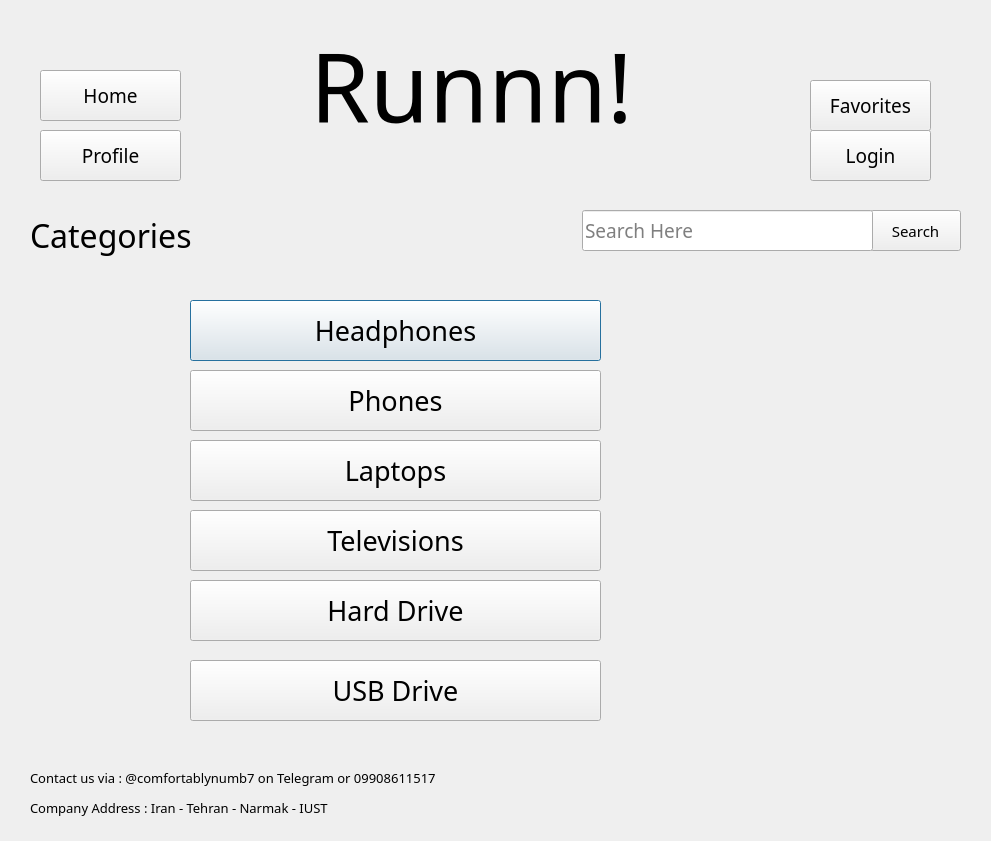
<?xml version="1.0" encoding="UTF-8"?>
<ui version="4.0">
 <class>Runnn</class>
 <widget class="QDialog" name="Runnn">
  <property name="geometry">
   <rect>
    <x>0</x>
    <y>0</y>
    <width>991</width>
    <height>841</height>
   </rect>
  </property>
  <property name="font">
   <font>
    <family>Pristina</family>
    <pointsize>14</pointsize>
   </font>
  </property>
  <property name="windowTitle">
   <string>Dialog</string>
  </property>
  <widget class="QPushButton" name="HeadphonesButton">
   <property name="geometry">
    <rect>
     <x>190</x>
     <y>300</y>
     <width>411</width>
     <height>61</height>
    </rect>
   </property>
   <property name="font">
    <font>
     <family>Cooper Black</family>
     <pointsize>20</pointsize>
    </font>
   </property>
   <property name="text">
    <string>Headphones</string>
   </property>
  </widget>
  <widget class="QPushButton" name="PhonesButton">
   <property name="geometry">
    <rect>
     <x>190</x>
     <y>370</y>
     <width>411</width>
     <height>61</height>
    </rect>
   </property>
   <property name="font">
    <font>
     <family>Cooper Black</family>
     <pointsize>20</pointsize>
    </font>
   </property>
   <property name="text">
    <string>Phones</string>
   </property>
  </widget>
  <widget class="QPushButton" name="LaptopsButton">
   <property name="geometry">
    <rect>
     <x>190</x>
     <y>440</y>
     <width>411</width>
     <height>61</height>
    </rect>
   </property>
   <property name="font">
    <font>
     <family>Cooper Black</family>
     <pointsize>20</pointsize>
    </font>
   </property>
   <property name="text">
    <string>Laptops</string>
   </property>
  </widget>
  <widget class="QPushButton" name="TVButton">
   <property name="geometry">
    <rect>
     <x>190</x>
     <y>510</y>
     <width>411</width>
     <height>61</height>
    </rect>
   </property>
   <property name="font">
    <font>
     <family>Cooper Black</family>
     <pointsize>20</pointsize>
    </font>
   </property>
   <property name="text">
    <string>Televisions</string>
   </property>
  </widget>
  <widget class="QPushButton" name="HardButton">
   <property name="geometry">
    <rect>
     <x>190</x>
     <y>580</y>
     <width>411</width>
     <height>61</height>
    </rect>
   </property>
   <property name="font">
    <font>
     <family>Cooper Black</family>
     <pointsize>20</pointsize>
    </font>
   </property>
   <property name="text">
    <string>Hard Drive</string>
   </property>
  </widget>
  <widget class="QPushButton" name="USBButton">
   <property name="geometry">
    <rect>
     <x>190</x>
     <y>660</y>
     <width>411</width>
     <height>61</height>
    </rect>
   </property>
   <property name="font">
    <font>
     <family>Cooper Black</family>
     <pointsize>20</pointsize>
    </font>
   </property>
   <property name="text">
    <string>USB Drive</string>
   </property>
  </widget>
  <widget class="QPushButton" name="HomeButton">
   <property name="geometry">
    <rect>
     <x>40</x>
     <y>70</y>
     <width>141</width>
     <height>51</height>
    </rect>
   </property>
   <property name="font">
    <font>
     <family>Cooper Black</family>
     <pointsize>14</pointsize>
    </font>
   </property>
   <property name="text">
    <string>Home</string>
   </property>
  </widget>
  <widget class="QPushButton" name="SearchButton">
   <property name="geometry">
    <rect>
     <x>870</x>
     <y>210</y>
     <width>91</width>
     <height>41</height>
    </rect>
   </property>
   <property name="font">
    <font>
     <family>Cooper Black</family>
     <pointsize>11</pointsize>
    </font>
   </property>
   <property name="text">
    <string>Search</string>
   </property>
  </widget>
  <widget class="QLabel" name="label">
   <property name="geometry">
    <rect>
     <x>310</x>
     <y>0</y>
     <width>351</width>
     <height>171</height>
    </rect>
   </property>
   <property name="font">
    <font>
     <family>Pristina</family>
     <pointsize>72</pointsize>
    </font>
   </property>
   <property name="text">
    <string>Runnn!</string>
   </property>
  </widget>
  <widget class="QLabel" name="label_2">
   <property name="geometry">
    <rect>
     <x>30</x>
     <y>190</y>
     <width>221</width>
     <height>91</height>
    </rect>
   </property>
   <property name="font">
    <font>
     <family>Cooper Black</family>
     <pointsize>24</pointsize>
    </font>
   </property>
   <property name="text">
    <string>Categories</string>
   </property>
  </widget>
  <widget class="QLabel" name="label_3">
   <property name="geometry">
    <rect>
     <x>30</x>
     <y>770</y>
     <width>571</width>
     <height>16</height>
    </rect>
   </property>
   <property name="font">
    <font>
     <family>Cooper Black</family>
     <pointsize>10</pointsize>
    </font>
   </property>
   <property name="text">
    <string>Contact us via : @comfortablynumb7 on Telegram or 09908611517 </string>
   </property>
  </widget>
  <widget class="QLabel" name="label_4">
   <property name="geometry">
    <rect>
     <x>30</x>
     <y>800</y>
     <width>431</width>
     <height>16</height>
    </rect>
   </property>
   <property name="font">
    <font>
     <family>Cooper Black</family>
     <pointsize>10</pointsize>
    </font>
   </property>
   <property name="text">
    <string>Company Address : Iran - Tehran - Narmak - IUST</string>
   </property>
  </widget>
  <widget class="QLabel" name="label_5">
   <property name="geometry">
    <rect>
     <x>610</x>
     <y>300</y>
     <width>81</width>
     <height>61</height>
    </rect>
   </property>
   <property name="text">
    <string/>
   </property>
   <property name="pixmap">
    <pixmap>Images/headphone_icon.jpg</pixmap>
   </property>
   <property name="scaledContents">
    <bool>true</bool>
   </property>
  </widget>
  <widget class="QLabel" name="label_6">
   <property name="geometry">
    <rect>
     <x>610</x>
     <y>370</y>
     <width>81</width>
     <height>51</height>
    </rect>
   </property>
   <property name="text">
    <string/>
   </property>
   <property name="pixmap">
    <pixmap>Images/mobile_icon.jpg</pixmap>
   </property>
   <property name="scaledContents">
    <bool>true</bool>
   </property>
  </widget>
  <widget class="QLabel" name="label_7">
   <property name="geometry">
    <rect>
     <x>610</x>
     <y>440</y>
     <width>81</width>
     <height>61</height>
    </rect>
   </property>
   <property name="text">
    <string/>
   </property>
   <property name="pixmap">
    <pixmap>Images/laptop icon.jpg</pixmap>
   </property>
   <property name="scaledContents">
    <bool>true</bool>
   </property>
  </widget>
  <widget class="QLabel" name="label_8">
   <property name="geometry">
    <rect>
     <x>610</x>
     <y>510</y>
     <width>81</width>
     <height>61</height>
    </rect>
   </property>
   <property name="text">
    <string/>
   </property>
   <property name="pixmap">
    <pixmap>Images/tv_icon.jpg</pixmap>
   </property>
   <property name="scaledContents">
    <bool>true</bool>
   </property>
  </widget>
  <widget class="QLabel" name="label_9">
   <property name="geometry">
    <rect>
     <x>610</x>
     <y>580</y>
     <width>81</width>
     <height>61</height>
    </rect>
   </property>
   <property name="text">
    <string/>
   </property>
   <property name="pixmap">
    <pixmap>Images/hard_icon.jpg</pixmap>
   </property>
   <property name="scaledContents">
    <bool>true</bool>
   </property>
  </widget>
  <widget class="QLabel" name="label_10">
   <property name="geometry">
    <rect>
     <x>620</x>
     <y>660</y>
     <width>71</width>
     <height>61</height>
    </rect>
   </property>
   <property name="text">
    <string/>
   </property>
   <property name="pixmap">
    <pixmap>Images/usb_icon.jpg</pixmap>
   </property>
   <property name="scaledContents">
    <bool>true</bool>
   </property>
  </widget>
  <widget class="QPushButton" name="ProfileButton">
   <property name="geometry">
    <rect>
     <x>40</x>
     <y>130</y>
     <width>141</width>
     <height>51</height>
    </rect>
   </property>
   <property name="font">
    <font>
     <family>Cooper Black</family>
     <pointsize>14</pointsize>
    </font>
   </property>
   <property name="text">
    <string>Profile</string>
   </property>
  </widget>
  <widget class="QPushButton" name="FavoritesButton">
   <property name="geometry">
    <rect>
     <x>810</x>
     <y>80</y>
     <width>121</width>
     <height>51</height>
    </rect>
   </property>
   <property name="font">
    <font>
     <family>Cooper Black</family>
     <pointsize>14</pointsize>
    </font>
   </property>
   <property name="text">
    <string>Favorites</string>
   </property>
  </widget>
  <widget class="QPushButton" name="LoginButton">
   <property name="geometry">
    <rect>
     <x>810</x>
     <y>130</y>
     <width>121</width>
     <height>51</height>
    </rect>
   </property>
   <property name="font">
    <font>
     <family>Cooper Black</family>
     <pointsize>14</pointsize>
    </font>
   </property>
   <property name="text">
    <string>Login</string>
   </property>
  </widget>
  <widget class="QLineEdit" name="SearchBox">
   <property name="geometry">
    <rect>
     <x>582</x>
     <y>210</y>
     <width>291</width>
     <height>41</height>
    </rect>
   </property>
   <property name="placeholderText">
    <string>Search Here</string>
   </property>
  </widget>
 </widget>
 <resources/>
 <connections/>
</ui>
